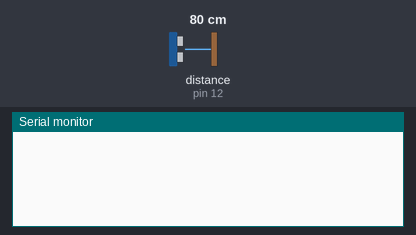
The sketch below on a simulated Arduino Uno, built with avr-gcc and run on an emulated ATmega328P. On the bench: the last lines printed to the serial monitor. Wiring (inferred from the names in the program): ultrasonic range finder: trigger pin 13; echo pin 12. Inputs (shaded band) come from the test bench; at power-on: distance to the obstacle (sensor on pin 12) 80 cm. The echo pulse lasts 58.3 µs per cm.

Above: at 1.3 s.
1.4 s: distance to the obstacle (sensor on pin 12) set to 12 cm
2.9 s: distance to the obstacle (sensor on pin 12) set to 9 cm
At 3.4 s:
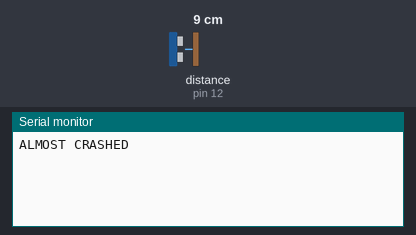
5.0 s: distance to the obstacle (sensor on pin 12) set to 7 cm
At 5.4 s:
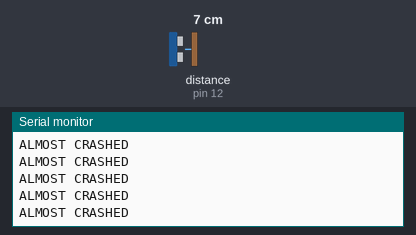
6.5 s: distance to the obstacle (sensor on pin 12) set to 4 cm
At 6.9 s:
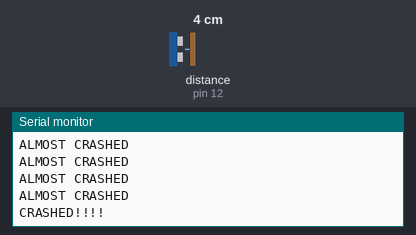

Measured:
- the behaviour switches between 11 and 10 cm on distance to the obstacle (sensor on pin 12) (found by bisection; images 0 and 1)
- the behaviour switches between 6 and 5 cm on distance to the obstacle (sensor on pin 12) (found by bisection; images 2 and 3)
- after the input at 2.9 s, the serial monitor: prints a new line after 0.12 s (image 1)
- after the input at 6.5 s, the serial monitor: prints a new line at once (image 3)

The sketch:

Ultra.ino
```cpp
// defines pins numbers
const int trigPin = 13;
const int echoPin = 12;
// defines variables
long duration;
int distance;
void setup() {
pinMode(trigPin, OUTPUT); // Sets the trigPin as an Output
pinMode(echoPin, INPUT); // Sets the echoPin as an Input
Serial.begin(9600); // Starts the serial communication with a 9600 baud rate
}
void loop() {
// Clears the trigPin
digitalWrite(trigPin, LOW);
delayMicroseconds(2);
// Sets the trigPin on HIGH state for 10 micro seconds
digitalWrite(trigPin, HIGH);
delayMicroseconds(10);
digitalWrite(trigPin, LOW);
// Reads the echoPin, returns the sound wave travel time in microseconds
duration = pulseIn(echoPin, HIGH);
// Calculating the distance
distance= duration*0.034/2;
// Prints the distance on the Serial Monitor
if (distance<5)
{
  Serial.println("CRASHED!!!!");
}
else if (distance<10)
{
  Serial.println("ALMOST CRASHED");
}
else
{
}
delay(500);
}
```
